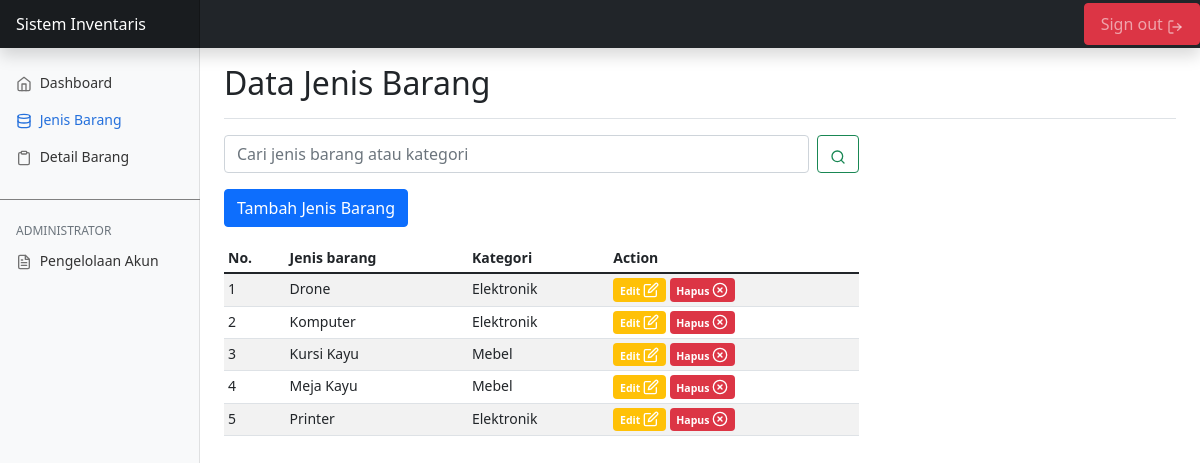
The app's page /jenisbarang.php (signed in) with its own data.
### tables this page shows
CREATE TABLE `jenis_barang` (
  `id` int(11) NOT NULL,
  `nama_jenis` varchar(20) NOT NULL,
  `kategori` varchar(20) NOT NULL
);

### functions.php (called while the page is built, shortened)
<?php
  $conn = mysqli_connect("localhost", "root", "", "inventaris");
  function query($query)
  {
    global $conn;
    $result = mysqli_query($conn, $query);
    $rows = [];
    while ($row = mysqli_fetch_assoc($result)) {
      $rows[] = $row;
    }
    return $rows;
  }
?>

### jenisbarang.php (the view, shortened to what this page needs)
<?php
    require 'functions.php';
    $jenis_barang = query("SELECT * FROM jenis_barang ORDER BY nama_jenis ASC");
    $kata = "";
?>
<!doctype html>
<html lang="en">
    <head>
        <link href="css/bootstrap.min.css" rel="stylesheet">
        <link href="css/dashboard.css" rel="stylesheet">
    </head>
    <body>
        <header class="navbar navbar-dark sticky-top bg-dark flex-md-nowrap p-0 shadow">
            <a class="navbar-brand col-md-3 col-lg-2 me-0 px-3" href="index.php">Sistem Inventaris</a>
            <div class="navbar-nav">
                <div class="nav-item text-nowrap">
                <a class="nav-link btn btn-danger px-3" href="logout.php">Sign out  <span data-feather="log-out"></span></a>
                </div>
            </div>
        </header>
        <div class="container-fluid">
            <div class="row">
                <nav id="sidebarMenu" class="col-md-3 col-lg-2 d-md-block bg-light sidebar collapse">
                    <div class="position-sticky pt-3">
                        <ul class="nav flex-column">
                            <li class="nav-item">
                                <a class="nav-link" aria-current="page" href="index.php">
                                <span data-feather="home"></span>
                                Dashboard
                                </a>
                            </li>
                            <li class="nav-item">
                                <a class="nav-link active" href="jenisbarang.php">
                                <span data-feather="database"></span>
                                Jenis Barang
                                </a>
                            </li>
                            <li class="nav-item">
                                <a class="nav-link" href="detail.php">
                                <span data-feather="clipboard"></span>
                                Detail Barang
                                </a>
                            </li>
                        </ul>
                        <div class="mt-4 hidden" style="border-top: 1px solid grey;">
                            <h6 class="sidebar-heading d-flex justify-content-between align-items-center px-3 mt-4 mb-1 text-muted">
                                <span>Administrator</span>
                            </h6>
                            <ul class="nav flex-column mb-2">
                                <li class="nav-item">
                                    <a class="nav-link" href="akun.php">
                                        <span data-feather="file-text"></span>
                                        Pengelolaan Akun
                                    </a>
                                </li>
                            </ul>
                        </div>
                    </div>
                </nav>
                <main class="col-md-9 ms-sm-auto col-lg-10 px-md-4">
                    <div class="d-flex justify-content-between flex-wrap flex-md-nowrap align-items-center pt-3 pb-2 mb-3 border-bottom">
                        <h1 class="h2">Data Jenis Barang</h1>
                    </div>
                    <div class="table-responsive col-lg-8">
                        <form class="d-flex mb-3" method="GET">
                            <input class="form-control me-2" type="search" name="keyword" value="<?=$kata; ?>" placeholder="Cari jenis barang atau kategori" >
                            <button class="btn btn-outline-success" type="submit" name="cariJenis">
                                <span data-feather="search"></span>
                            </button>
                        </form>
                        <a href="tambahjenis.php" class="hidden btn btn-primary mb-3">Tambah Jenis Barang</a>
                        <table class="table table-striped table-sm">
                            <thead>
                                <tr>
                                <th scope="col">No.</th>
                                <th scope="col">Jenis barang</th>
                                <th scope="col">Kategori</th>
                                <th scope="col" class="hidden">Action</th>
                            </tr>
                            </thead>
                            <tbody>
                                <?php $i = 1; ?>
                                <?php foreach($jenis_barang as $row) : ?>
                                <tr>
                                    <td><?= $i; ?></td>
                                    <td><?= $row["nama_jenis"] ?></td>
                                    <td><?= $row["kategori"] ?></td>
                                    <td class="hidden">
                                        <a href="ubahjenis.php?id=<?= $row["id"]?>" class="badge bg-warning text-decoration-none">Edit <span data-feather="edit"></span></a>
                                        <a href="hapusjenis.php?id=<?= $row["id"]?>" onclick="return confirm('Apa anda yakin?')" class="badge bg-danger text-decoration-none">Hapus <span data-feather="x-circle"></span></a>
                                    </td>
                                </tr>
                                <?php $i++; ?>
                                <?php endforeach; ?>
                            </tbody>
                        </table>
                    </div>
                </main>
            </div>
        </div>
    </body>
</html>

### css/dashboard.css (style rules this page uses)
body { font-size: .875rem; }
.feather { width: 16px; height: 16px; vertical-align: text-bottom; }
.sidebar { position: fixed; top: 0; bottom: 0; left: 0; z-index: 100; padding: 48px 0 0; box-shadow: inset -1px 0 0 rgba(0, 0, 0, .1); }
.sidebar .nav-link { font-weight: 500; color: #333; }
.sidebar .nav-link .feather { margin-right: 4px; color: #727272; }
.sidebar .nav-link.active { color: #2470dc; }
.sidebar .nav-link:hover .feather, .sidebar .nav-link.active .feather { color: inherit; }
.sidebar-heading { font-size: .75rem; text-transform: uppercase; }
.navbar-brand { padding-top: .75rem; padding-bottom: .75rem; font-size: 1rem; background-color: rgba(0, 0, 0, .25); box-shadow: inset -1px 0 0 rgba(0, 0, 0, .25); }

### records on screen
jenis_barang: nama_jenis "Drone", kategori "Elektronik"
jenis_barang: nama_jenis "Komputer", kategori "Elektronik"
jenis_barang: nama_jenis "Kursi Kayu", kategori "Mebel"
jenis_barang: nama_jenis "Meja Kayu", kategori "Mebel"
jenis_barang: nama_jenis "Printer", kategori "Elektronik"
